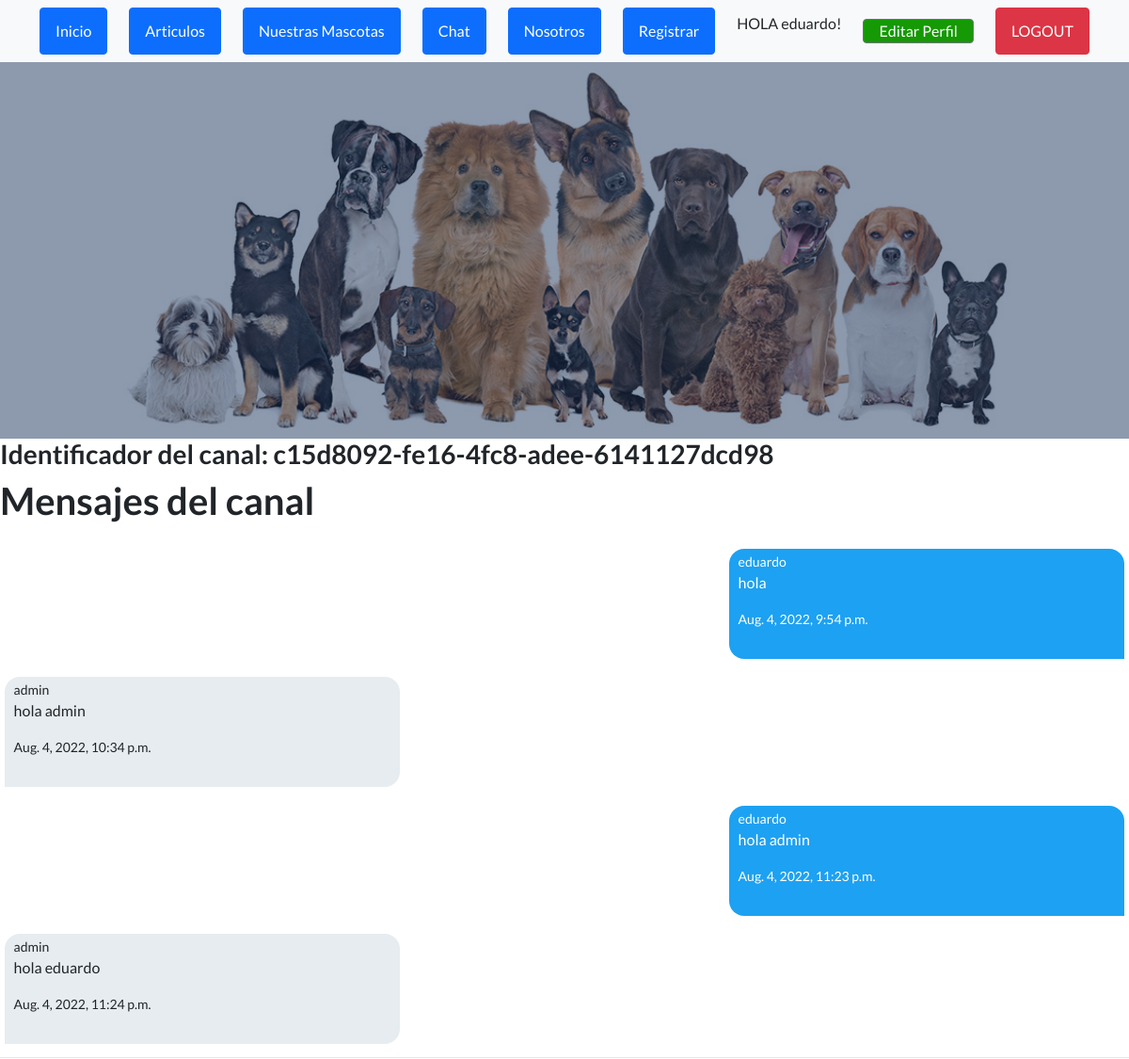
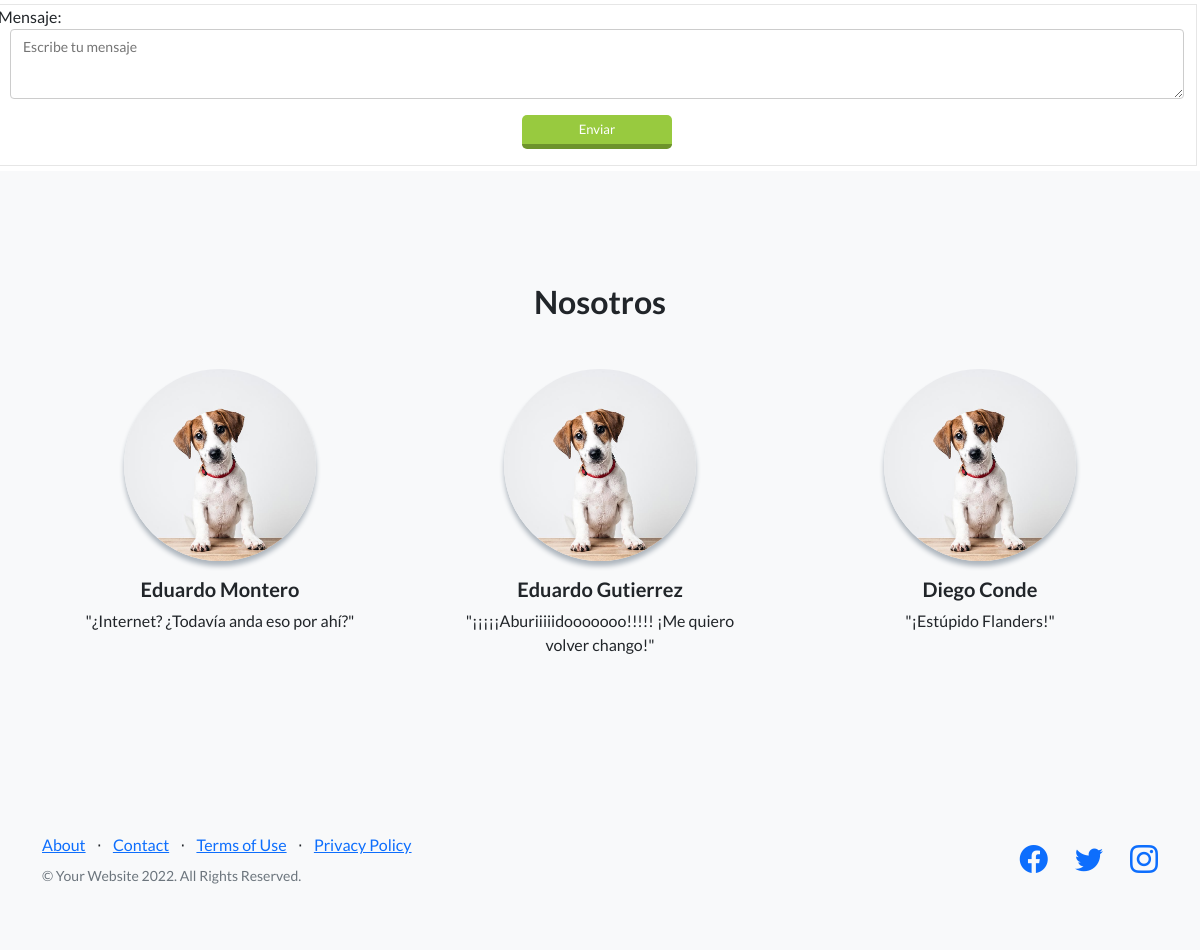
Page /ms/admin (signed in) on the committed database (2 pictures, top to bottom).
### Dm/models.py (models this page shows)
class ModelBase(models.Model):
	id = models.UUIDField(default=uuid.uuid4, primary_key=True, db_index=True, editable=False)
	tiempo = models.DateTimeField(auto_now_add=True)
	actualizar = models.DateTimeField(auto_now=True)
	class Meta:
		abstract = True

class Canal(ModelBase):
	usuarios = models.ManyToManyField(User, blank=True, through=CanalUsuario)
	objects = CanalManager()

class CanalMensaje(ModelBase):
	canal   = models.ForeignKey("Canal", on_delete=models.CASCADE)
	usuario = models.ForeignKey(User, on_delete=models.CASCADE)
	texto =  models.TextField()

### Dm/views.py (the view)
# urls.py: path("ms/<str:username>", DetailMs.as_view(), name="detailms"),
class DetailMs(LoginRequiredMixin, CanalFormMixin, DetailView):
	template_name= 'Dm/canal_detail.html'
	def get_object(self, *args, **kwargs):
		username = self.kwargs.get("username")
		mi_username = self.request.user.username
		canal, _ = Canal.objects.obtener_o_crear_canal_ms(mi_username, username)
		if username == mi_username:
			mi_canal, _ = Canal.objects.obtener_o_crear_canal_usuario_actual(self.request.user)
			return mi_canal
		if canal == None:
			raise Http404
		return canal

### Dm/forms.py
class FormMensajes(forms.Form):
	mensaje = forms.CharField(widget=forms.Textarea(attrs = {
			"class": "formulario_ms",
			"placeholder":"Escribe tu mensaje"
		}))

### Dm/models.py (called while the page is built, shortened)
	def solo_dos(self):
		return self.annotate(num_usuarios= Count("usuarios")).filter(num_usuarios=2)

	def filtrar_por_username(self, username):
		return self.filter(canalusuario__usuario__username=username)

	def get_queryset(self, *args, **kwargs):
		return CanalQuerySet(self.model, using=self._db)

	def filtrar_ms_por_privado(self, username_a, username_b):
		return self.get_queryset().solo_dos().filtrar_por_username(username_a).filtrar_por_username(username_b)

	def obtener_o_crear_canal_ms(self, username_a, username_b):
		qs = self.filtrar_ms_por_privado(username_a, username_b)
		if qs.exists():
			return qs.order_by("tiempo").first(), False #obj, created

### Dm/templates/Dm/canal_detail.html (shortened to what this page needs)
{% extends 'App/padre.html' %}
{% block cambia %}
	<h3>Identificador del canal: {{object.id}}</h3>
	<h1>Mensajes del canal</h1>
	<div id="contenedor_ms">
	{% for mensaje in object.canalmensaje_set.all %}
		<div class="div_ms {% if request.user == mensaje.usuario %}mis_mensajes
		{% else %} tus_mensajes{% endif %}">
			<small>{{mensaje.usuario}}</small>
			<p>{{mensaje.texto}}</p>
			<small>{{mensaje.tiempo}}</small>
		</div>
	{% endfor %}
	</div>
	<div class="div_form_ms">
		<form id="form_submit" action="{{ request.path }}" method="POST">
			{{form.as_p}}
			<button type="submit" class="btn_enviar">
				Enviar
			</button>
	</form>
	</div>
{% endblock %}

### App/templates/App/padre.html (shortened to what this page needs)
<!DOCTYPE html>
<html lang="en">
    <head>
        {% load static %}
        <link href="https://cdn.jsdelivr.net/npm/bootstrap-icons@1.5.0/font/bootstrap-icons.css" rel="stylesheet" type="text/css" />
        <link href="{% static 'App/css/styles.css'%}" rel="stylesheet" />
    </head>
    <body>
        <nav class="navbar navbar-light bg-light static-top">
            <div class="container">
                <a class="btn btn-primary" href="{% url 'Inicio' %}">Inicio</a>
                <a class="btn btn-primary" href="{% url 'Inicio' %}">Articulos</a>
                <a class="btn btn-primary" href="{% url 'nuestrasmascotas' %}">Nuestras Mascotas</a>
                <a class="btn btn-primary" href="{% url 'inbox' %}">Chat</a>
                <a class="btn btn-primary" href="{% url 'Nosotros' %}">Nosotros</a>
                <a class="btn btn-primary" href="{% url 'register' %}">Registrar</a>
                {% if not request.user.is_authenticated %}
                <a class="btn btn-danger" href="{% url 'login' %}">LOGIN</a>
                {% else %}
                <p> HOLA {{ request.user.username }}!</p>
                <a class="btn btn-crud-editar_perfil" href="{% url 'editarperfil' %}">Editar Perfil</a>
                <a class="btn btn-danger" href="{% url 'logout' %}">LOGOUT</a>
                {% endif %}
            </div>
        </nav>
        <header class="masthead">
            <div class="container position-relative">
                <div class="row justify-content-center">
                    <div class="col-xl-6">
                    </div>
                </div>
            </div>
        </header>
        {% block cambia %}
        {% endblock %}
        <section class="testimonials text-center bg-light">
            <div class="container">
                <h2 class="mb-5">Nosotros</h2>
                <div class="row">
                    <div class="col-lg-4">
                        <div class="testimonial-item mx-auto mb-5 mb-lg-0">
                            <img class="img-fluid rounded-circle mb-3" src="/mascotas/perro_uRommvI.jpg" alt="..." />
                            <h5>Eduardo Montero</h5>
                            <p class="font-weight-light mb-0">"¿Internet? ¿Todavía anda eso por ahí?"</p>
                        </div>
                    </div>
                    <div class="col-lg-4">
                        <div class="testimonial-item mx-auto mb-5 mb-lg-0">
                            <img class="img-fluid rounded-circle mb-3" src="/mascotas/perro_uRommvI.jpg" alt="..." />
                            <h5>Eduardo Gutierrez</h5>
                            <p class="font-weight-light mb-0">"¡¡¡¡¡Aburiiiiidooooooo!!!!! ¡Me quiero volver chango!"</p>
                        </div>
                    </div>
                    <div class="col-lg-4">
                        <div class="testimonial-item mx-auto mb-5 mb-lg-0">
                            <img class="img-fluid rounded-circle mb-3" src="/mascotas/perro_uRommvI.jpg" alt="..." />
                            <h5>Diego Conde</h5>
                            <p class="font-weight-light mb-0">"¡Estúpido Flanders!"</p>
                        </div>
                    </div>
                </div>
            </div>
        </section>
        <footer class="footer bg-light">
            <div class="container">
                <div class="row">
                    <div class="col-lg-6 h-100 text-center text-lg-start my-auto">
                        <ul class="list-inline mb-2">
                            <li class="list-inline-item"><a href="#!">About</a></li>
                            <li class="list-inline-item">⋅</li>
                            <li class="list-inline-item"><a href="#!">Contact</a></li>
                            <li class="list-inline-item">⋅</li>
                            <li class="list-inline-item"><a href="#!">Terms of Use</a></li>
                            <li class="list-inline-item">⋅</li>
                            <li class="list-inline-item"><a href="#!">Privacy Policy</a></li>
                        </ul>
                        <p class="text-muted small mb-4 mb-lg-0">&copy; Your Website 2022. All Rights Reserved.</p>
                    </div>
                    <div class="col-lg-6 h-100 text-center text-lg-end my-auto">
                        <ul class="list-inline mb-0">
                            <li class="list-inline-item me-4">
                                <a href="#!"><i class="bi-facebook fs-3"></i></a>
                            </li>
                            <li class="list-inline-item me-4">
                                <a href="#!"><i class="bi-twitter fs-3"></i></a>
                            </li>
                            <li class="list-inline-item">
                                <a href="#!"><i class="bi-instagram fs-3"></i></a>
                            </li>
                        </ul>
                    </div>
                </div>
            </div>
        </footer>
    </body>
</html>

### Dm/templates/Dm/canal_detail.html (style rules this page uses)
#contenedor_ms { width: 100%; height: calc(70vh); margin: 5px 0; overflow-y: auto; border-bottom: 1px solid #e6e6e6; background: #fff; }
.div_ms { margin: 1.2rem auto; width: 35%; padding: 0.2rem 0.6rem 02rem 0.6rem; }
.mis_mensajes { margin-right: 5px; background-color:rgb(29, 161, 242); color: #fff; border-bottom-left-radius: 16px; border-top-left-radius: 16px; border-top-right-radius: 16px; }
.tus_mensajes { background: rgb(230, 236, 240); margin-left: 5px; border-bottom-right-radius: 16px; border-top-left-radius: 16px; border-top-right-radius: 16px; }
.div_form_ms { width: 100%; margin-top: 5px; margin-bottom: 5px; margin-left: -3px; border:1px solid #e6e6e6; }
#id_mensaje { display: block; padding: 6px 12px; margin-left: 1%; margin-right: 1%; width: 98%; min-width: 98%; max-width: 98%; height: 70px; min-height: 70px; max-height: 70px; box-sizing: border-box; font-size: 14px; color: #333; border:1px solid #ccc; border-radius: 4px; }
.btn_enviar { background: #98ca3f; color: #fff; padding: 5px 10px; border-radius: 5px; border:none; outline: none; border-bottom: 5px solid #6d932b; width: 150px; cursor: pointer; display: block; margin: 10px auto; font-size: 13px; transition: 0.3; }

### rows in the picture
Canal: id "c15d8092-fe16-4fc8-adee-6141127dcd98"
CanalMensaje: usuario "eduardo", texto "hola", tiempo "Aug. 4, 2022, 9:54 p.m."
CanalMensaje: usuario "admin", texto "hola admin", tiempo "Aug. 4, 2022, 10:34 p.m."
CanalMensaje: usuario "eduardo", texto "hola admin", tiempo "Aug. 4, 2022, 11:23 p.m."
CanalMensaje: usuario "admin", texto "hola eduardo", tiempo "Aug. 4, 2022, 11:24 p.m."

### other values in the picture
{{ request.user.username }} "eduardo"
